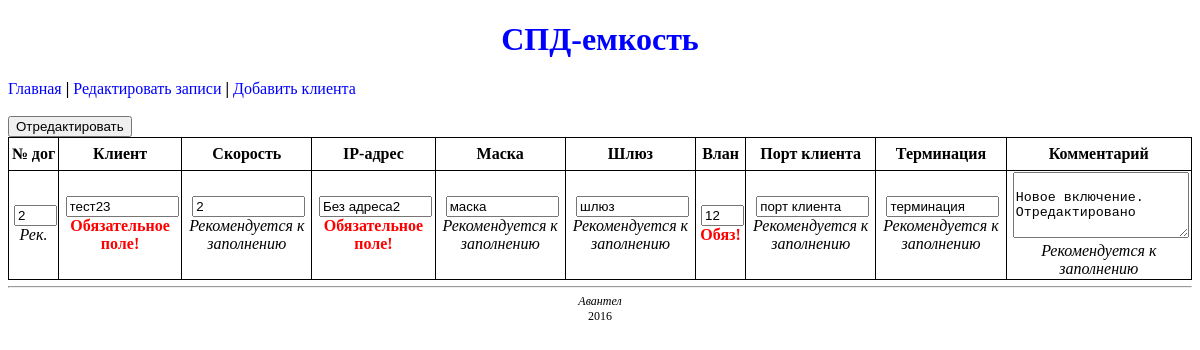
The app's page /editor.php?id_entry=17&action=edit with its own data.
### tables this page shows
CREATE TABLE `spd_table` (
  `id_entry` int(11) NOT NULL,
  `numOrder` int(6) NOT NULL,
  `customer` varchar(100) NOT NULL,
  `tarif` varchar(30) NOT NULL,
  `ip_address` varchar(15) NOT NULL,
  `netmask` varchar(15) NOT NULL,
  `gateway` varchar(15) NOT NULL,
  `vlan_id` int(4) NOT NULL,
  `customer_port` varchar(30) NOT NULL,
  `termination_point` varchar(30) NOT NULL,
  `subnet` varchar(18) NOT NULL,
  `broadcast` varchar(18) NOT NULL,
  `dt_added` datetime NOT NULL,
  `dt_last_edited` datetime NOT NULL,
  `commentary` varchar(255) NOT NULL,
  `founder` varchar(30) NOT NULL,
  `last_editor` varchar(30) NOT NULL
);

### functions.php (called while the page is built, shortened)
<?php
function get_entry($link, $id_entry) {
    $id_entry = trim($id_entry);
    $id_entry = (int)($id_entry);
    $sql = "SELECT * FROM spd_table WHERE id_entry='$id_entry'";
    $result = mysqli_query($link, $sql);
    $entry = mysqli_fetch_assoc($result);
    return $entry;
}
?>

### views/v-edit.php (the view, shortened to what this page needs)
<a href="index.php">Главная</a> <b>|</b> <a href="editor.php">Редактировать записи</a> <b>|</b> <a href="add.php">Добавить клиента</a>
<br />
<table id = "addTable">
    <tr>
        <th>№ дог</th>
        <th>Клиент</th>
        <th>Скорость</th>
        <th>IP-адрес</th>
        <th>Маска</th>
        <th>Шлюз</th>
        <th>Влан</th>
        <th>Порт клиента</th>
        <th>Терминация</th>
        <th>Комментарий</th>
    </tr>
    <form action="editor.php" method="post">
        <tr>
            <td><input id="addNumOrder" class="addForm" type="text" name="numOrder" value="<?=$numOrder?>" /> <br />
                <div class="italic">Рек.</div>
            </td>
            <td><input class="addForm" type="text" name="customer" value="<?=$customer?>"/> <br />
                <div class="bold">Обязательное поле!</div>
            </td>
            <td><input class="addForm" type="text" name="tarif" value="<?=$tarif?>"/> <br />
                <div class="italic">Рекомендуется к заполнению</div>
            </td>
            <td><input class="addForm" type="text" name="ip_address" value="<?=$ip_address?>"/> <br />
                <div class="bold">Обязательное поле!</div>
            </td>
            <td><input class="addForm" type="text" name="netmask" value="<?=$netmask?>"/> <br />
                <div class="italic">Рекомендуется к заполнению</div>
            </td>
            <td><input class="addForm" type="text" name="gateway" value="<?=$gateway?>"/> <br />
                <div class="italic">Рекомендуется к заполнению</div>
            </td>
            <td><input id="addVlanId" class="addForm" type="text" name="vlan_id" value="<?=$vlan_id?>"/> <br />
                <div class="bold">Обяз!</div>
            </td>
            <td><input class="addForm" type="text" name="customer_port" value="<?=$customer_port?>"/> <br />
                <div class="italic">Рекомендуется к заполнению</div>
            </td>
            <td><input class="addForm" type="text" name="termination_point" value="<?=$termination_point?>"/> <br />
                <div class="italic">Рекомендуется к заполнению</div>
            </td>
            <td><textarea id="addCommentary" class="addForm" type="text" name="commentary" rows="4"><?=$commentary?></textarea> <br />
                <div class="italic">Рекомендуется к заполнению</div>
            </td>
        </tr>
        <br />
        <input type="submit" value="Отредактировать" />
    </form>
</table>

### views/style.css (style rules this page uses)
a { color: #00f; text-decoration: none; }
table { border: 1px solid black; border-collapse: collapse; width: 100%; height: auto; }
th { border: 1px solid black; height: 30px; align-content: center; }
td { border: 1px solid black; text-align: center; }
#addTable { height: auto; }
.addForm { width: 105px; align-content: center; margin-left: 4px; }
#addNumOrder { width: 35px; }
#addVlanId { width: 35px; }
#addCommentary { width: 170px; }
.bold { font-weight: bold; color: red; }
.italic { font-style: italic; }

### records on screen
spd_table: numOrder "2", customer "тест23", tarif "2", ip_address "Без адреса2", netmask "маска", gateway "шлюз", vlan_id "12", customer_port "порт клиента", termination_point "терминация", commentary "Новое включение. Отредактировано"
